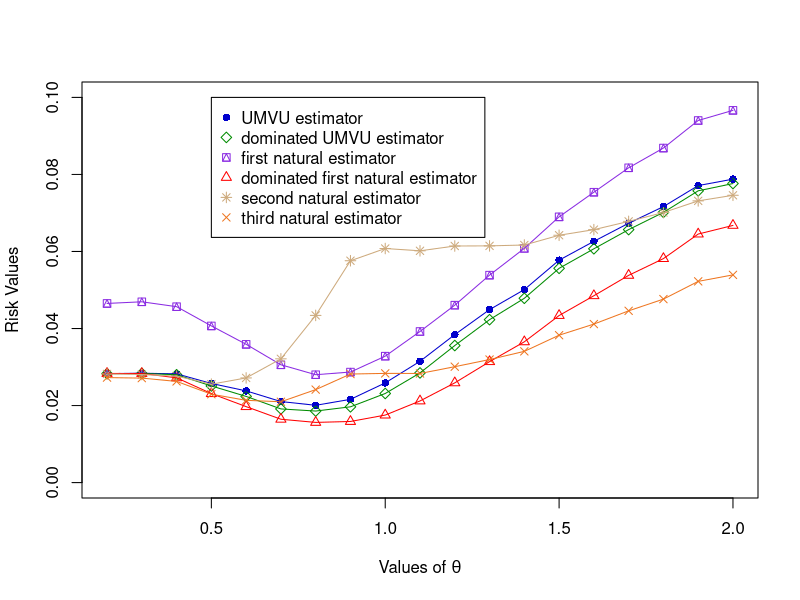

Reproduce this figure in R.
set.seed(52)


### CREATING THE SAMPLES ###

# CHARACTERISTICS OF SAMPLES
n1 <- 5
n2 <- 2
theta1 <- 10

theta <- c()
risk_umvu <- c()
risk_umvu_dom <- c()
risk_natural_1 <- c()
risk_natural_1_dom <- c()
risk_natural_2 <- c()
risk_natural_3 <- c()

for (j in 2:20)
{
  theta2 <- j
  theta[j] <- (theta2/theta1)
  
  loss_umvu <- c()
  loss_umvu_dom <- c()
  loss_natural_1 <- c()
  loss_natural_1_dom <- c()
  loss_natural_2 <- c()
  loss_natural_3 <- c()
  
  for (i in 1:25000)
  {
    # SIMULATING SAMPLES
    sample1 <- c(runif(n1, 0, theta1))
    sample2 <- c(runif(n2, 0, theta2))
    
    
    ### CALCULATION OF VARIOUS ESTIMATORS ###
    
    if (n1<=n2)
    {
      a_star <- (((n1+n2)/(2*n2))^(1/n1))
    } else
    {
      a_star <- (((2*n1)/(n1+n2))^(1/n2))
    }
    X1 <- max(sample1)
    X2 <- max(sample2)
    if (X1> (a_star*X2))
    {
      theta_selected <- theta1
      est_umvu <- ((X1/n1)*((n1+1)-((a_star*X2/X1)^n1)))
      phi_star <- ((n1+n2+2)/(n1+n2+1))
      psi_U <- (((n1+1)-((a_star*X2/X1)^n1))/n1)
      est_natural_1 <- X1
      est_natural_2 <- ((n1+1)*X1/n1)
      est_natural_3 <- ((n1+2)*X1/(n1+1))
    } else
    {
      theta_selected <- theta2
      est_umvu <- ((X2/n2)*((n2+1)-((X1/(X2*a_star))^n2)))
      phi_star <- ((n1+n2+2)*(X2/X1)/(n1+n2+1))
      psi_U <- ((X2/(X1*n2))*((n2+1)-((X1/(a_star*X2))^n2)))
      est_natural_1 <- X2
      est_natural_2 <- ((n2+1)*X2/n2)
      est_natural_3 <- ((n2+2)*X2/(n2+1))
    }
    
    est_umvu_dom <- (X1 * (max(phi_star, psi_U)))
    est_natural_1_dom <- ((n1+n2+2)*est_natural_1/(n1+n2+1))
    
    
    ### CALCULATING LOSSES OF VARIOUS ESTIMATORS ###
    loss_umvu[i] <- (((est_umvu/theta_selected)-1)^2)
    loss_umvu_dom[i] <- (((est_umvu_dom/theta_selected)-1)^2)
    loss_natural_1[i] <- (((est_natural_1/theta_selected)-1)^2)
    loss_natural_1_dom[i] <- (((est_natural_1_dom/theta_selected)-1)^2)
    loss_natural_2[i] <- (((est_natural_2/theta_selected)-1)^2)
    loss_natural_3[i] <- (((est_natural_3/theta_selected)-1)^2)
  }
  
  
  ### CALCULATING RISKS ###
  risk_umvu[j] <- mean(loss_umvu)
  risk_umvu_dom[j] <- mean(loss_umvu_dom)
  risk_natural_1[j] <- mean(loss_natural_1)
  risk_natural_1_dom[j] <- mean(loss_natural_1_dom)
  risk_natural_2[j] <- mean(loss_natural_2)
  risk_natural_3[j] <- mean(loss_natural_3)
}

theta <- theta[-1]
risk_umvu <- risk_umvu[-1]
risk_umvu_dom <- risk_umvu_dom[-1]
risk_natural_1 <- risk_natural_1[-1]
risk_natural_1_dom <- risk_natural_1_dom[-1]
risk_natural_2 <- risk_natural_2[-1]
risk_natural_3 <- risk_natural_3[-1]

cat("\n",
    "theta= (", theta, ")\n",
    "Risks of UMVU estimator= (", risk_umvu, ")\n",
    "Risks of DOMINATED UMVU estimator= (", risk_umvu_dom, ")\n",
    "Risks of FIRST NATURAL estimator= (", risk_natural_1, ")\n",
    "Risks of DOMINATED FIRST NATURAL estimator= (", risk_natural_1_dom, ")\n",
    "Risks of SECOND NATURAL estimator= (", risk_natural_2, ")\n",
    "Risks of THIRD NATURAL estimator=(", risk_natural_3,")\n"
)


### PLOTTING COMPARISON ###
matplot(theta, cbind(risk_umvu, risk_umvu_dom, risk_natural_1, risk_natural_1_dom, risk_natural_2, risk_natural_3),
        xlim = c(0.2, 2), ylim = c(0, 0.1), xlab = expression(paste("Values of ", theta)), ylab = "Risk Values",
        pch = c(16, 5, 14, 2, 8, 4), col = c("blue3", "green4", "blueviolet", "red", "burlywood3", "chocolate2"))
legend(0.5, 0.1, legend = c("UMVU estimator", "dominated UMVU estimator", "first natural estimator",
                            "dominated first natural estimator", "second natural estimator", "third natural estimator"),
       pch = c(16, 5, 14, 2, 8, 4), col = c("blue3", "green4", "blueviolet", "red", "burlywood3", "chocolate2"))
lines(theta, risk_umvu, xlim = range(theta), ylim = range(risk_umvu), col = "blue3", pch = 16)
lines(theta, risk_umvu_dom, xlim = range(theta), ylim = range(risk_umvu), col = "green4", pch = 5)
lines(theta, risk_natural_1, xlim = range(theta), ylim = range(risk_umvu), col = "blueviolet", pch = 14)
lines(theta, risk_natural_1_dom, xlim = range(theta), ylim = range(risk_umvu), col = "red", pch = 2)
lines(theta, risk_natural_2, xlim = range(theta), ylim = range(risk_umvu), col = "burlywood3", pch = 8)
lines(theta, risk_natural_3, xlim = range(theta), ylim = range(risk_umvu), col = "chocolate2", pch = 4)